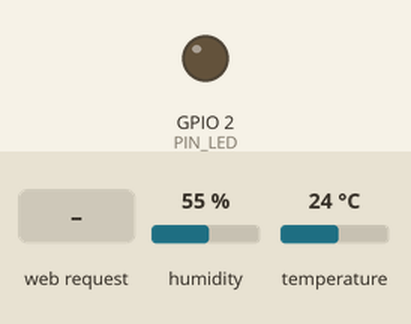
Bench run of a sketch on a simulated ESP32. On the bench: output pins drawn as LEDs (lit = HIGH). The inputs (shaded band) are chosen by the test bench; at power-on: humidity 55 %, temperature 24 °C. WiFi joins after 1.5 s; servers stay silent unless stated; what the sketch prints to the serial monitor is not drawn.

Above: at 2.7 s.
2.8 s: HTTP request GET /led_change received
At 7.0 s:
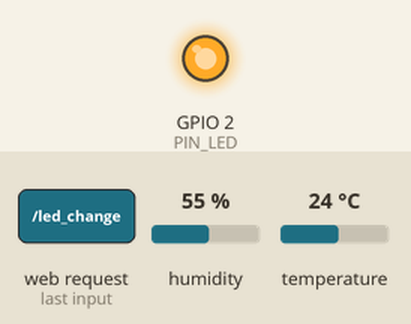
Timing chart, 0 to 8.5 s (numbered marks = the images above; inputs shaded):
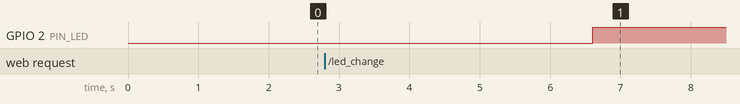

The sketch:

19_Web_Server.ino
```cpp
#include <WiFi.h>
#include <WebServer.h>
#include <DHT.h>

#define PIN_LED 2
#define DHTPIN 15
#define DHTTYPE DHT22

const String ssid = "Aula 1";
const String pwd = "Horus.2025";
WebServer server(80);

//temperature
DHT dht(DHTPIN, DHTTYPE);
float temperature = 0.0;
float humidity = 0.0;

//páginas
String home = "<!DOCTYPE html><html lang=\"es\"><head><meta charset=\"UTF-8\"><meta name=\"viewport\" content=\"width=device-width,initial-scale=1\"><title>Curso Arduino</title><style>body{background:#000;color:#adff2f;text-align:center;font-style:italic;font-family:Verdana,Geneva,Tahoma,sans-serif}table{display:inline}td{width:1%;height:50px;background:#ff4500}button{width:20%;height:40px;background:#ff4500;margin-top:20px}a{color:#adff2f}</style><body><h1>Curso Arduino</h1><table><tr><td>1</td><td>2</td><td>3</td><td>4</td><td>5</td><td>6</td></tr><tr><td>7</td><td>8</td><td>9</td><td>10</td><td>11</td><td>12</td></tr></table><button><a onclick=\"event.preventDefault()\" href=\"/led_change\">Cambiar estado LED</a></button><h3>Temperatura actual: ##temperature##</h3></body></html>";
void setup() {
  Serial.begin(115200);
  pinMode(PIN_LED, OUTPUT);

  WiFi.mode(WIFI_STA);
  WiFi.begin(ssid,pwd);

  while(WiFi.status() != WL_CONNECTED){
    delay(500);
    Serial.print(".");
  }

  Serial.println("\n mi Ip local:");
  Serial.print(WiFi.localIP());

  //solicitudes web
  server.on("/",handle_OnConnect);
  server.on("/led_change", setLed);

  dht.begin();
  server.begin();
}

void loop() {
  server.handleClient();
  temperature = dht.readTemperature();
  humidity = dht.readHumidity();
  delay(100);


  home.replace("##temperature##", String(temperature));
  Serial.printf("Temperatura: %.3f Humedad: %.3f \n", temperature, humidity);
  delay(5000);
}

//funciones de respuesta a las páginas web
void handle_OnConnect(){
  server.send(200,"text/html",home);
}

void setLed(){
  if(digitalRead(PIN_LED)!=LOW){
    digitalWrite(PIN_LED, LOW);
    delay(500);
  }else{
    digitalWrite(PIN_LED, HIGH);
    delay(500);
  }
}
```

Measured:
- after the input at 2.8 s, GPIO 2 (PIN_LED): LOW → HIGH after 3.8 s
